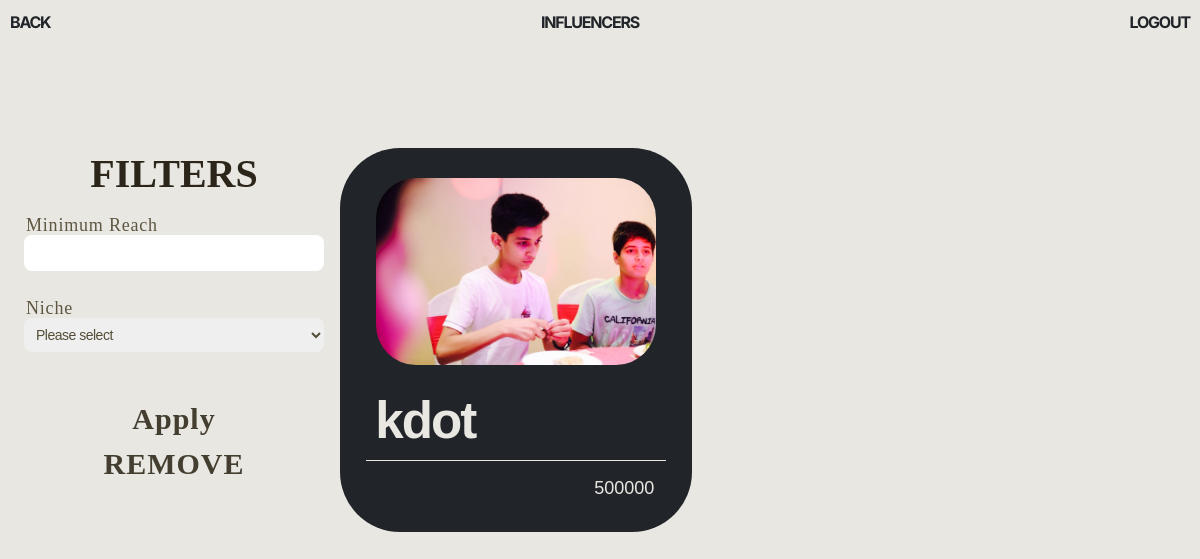
The page /sponsor/campaign/1/browse_influencers (signed in) on the database as committed earlier.
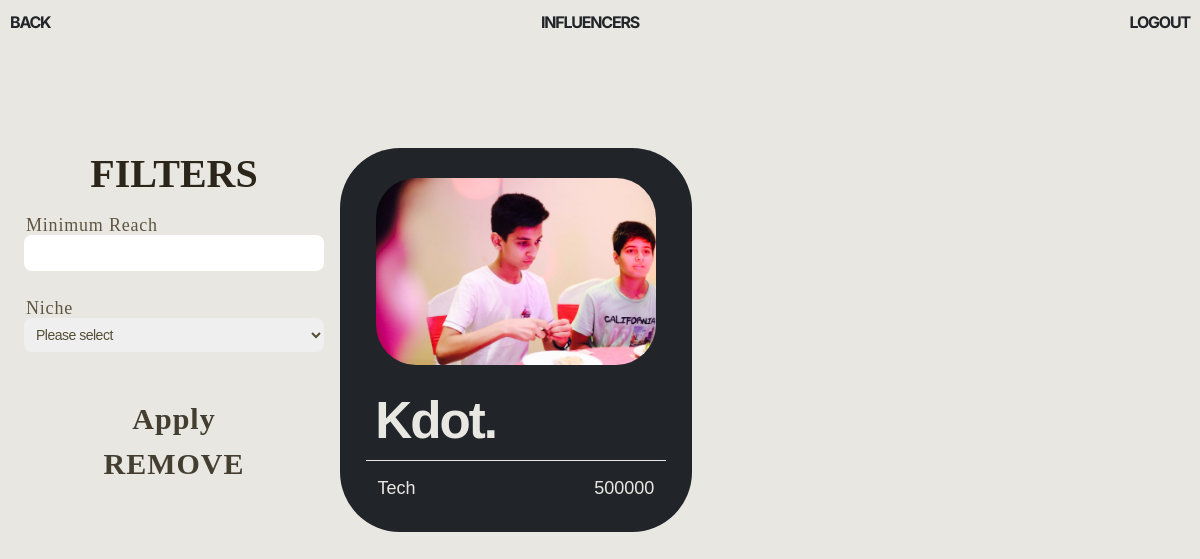
The same page on the database as committed later.
### website/models.py (models this page shows)
class Influencer(db.Model, UserMixin):
    __tablename__ = 'influencer'
    id = db.Column(db.Integer, primary_key=True)
    name = db.Column(db.String(150), nullable=False)
    email = db.Column(db.String(150), nullable=False)
    profile_picture = db.Column(db.String(100), nullable=False)
    niche = db.Column(db.String(100), nullable=False)
    reach = db.Column(db.Integer, nullable=False)
    user_id = Column(Integer, ForeignKey('user.id'), nullable=False)
    platform= db.Column(db.String(100), nullable=False)

### website/sponsor.py (the view)
@sponsor.route('/campaign/<int:campaign_id>/browse_influencers')
@login_required
@role_required('Sponsor')
def browse_influencers(campaign_id):
    campaign = Campaign.query.get_or_404(campaign_id)
    reach = request.args.get('reach')
    niche = request.args.get('niche')
    query = Influencer.query
    if reach:
        query = query.filter(Influencer.reach >= int(reach))
    if niche:
        query = query.filter(Influencer.niche == niche)
    filtered_influencers = query.all()
    return render_template('Sponsor/browse_influencers.html', influencers=filtered_influencers,campaign=campaign)

### website/__init__.py (called while the page is built)
def create_app():
    app = Flask(__name__)
    app.config['SECRET_KEY'] = 'idkra&w'
    app.config['UPLOAD_FOLDER'] = 'website/static/uploads'
    app.config['SQLALCHEMY_DATABASE_URI'] = f'sqlite:///{DB_NAME}'
    db.init_app(app)
    from .views import views
    from .sponsor import sponsor
    from .admin import admin
    from .influencer import influencer
    app.register_blueprint(views, url_prefix='/')
    app.register_blueprint(admin, url_prefix='/admin')
    app.register_blueprint(sponsor, url_prefix='/sponsor')
    app.register_blueprint(influencer, url_prefix='/influencer')
    from .models import User
    with app.app_context():
        db.create_all()
    login_manager = LoginManager()
    login_manager.login_view = 'views.login'
    login_manager.init_app(app)
    @login_manager.user_loader
    def load_user(id):
        return User.query.get(int(id))
    return app

### website/auth.py (called while the page is built)
def role_required(role):
    def decorator(f):
        @wraps(f)
        def decorated_function(*args, **kwargs):
            if current_user.role != role:
                abort(403)
            return f(*args, **kwargs)
        return decorated_function
    return decorator

### website/templates/Sponsor/browse_influencers.html (shortened to what this page needs)
{% extends "base.html" %}
{% block body_class %}
influencer
{% endblock %}
{% block content %}
<div class="navbar">
  <a
    class="text-center mb-8 login login-sm link"
    href="{{ url_for('sponsor.dashboard') }}"
    >BACK</a
  >
  <h1 class="text-center mb-8 login login-sm">INFLUENCERS</h1>
  <a class="text-center mb-8 login login-sm link" href="{{ url_for('views.logout') }}"
    >LOGOUT</a
  >
</div>
<div class="influencer-container">
<form
  class="influForm"
  action="{{ url_for('influencer.viewInfluencers') }}"
  method="get"
>
<h1 class="heading2">FILTERS</h1>
  <label  for="reach">Minimum Reach</label>
  <input
    type="number"
    id="reach"
    name="reach"
    class="w-10 mb-4 rounded-lg p-2 text-sm"
  />
  <br />
  <label for="niche">Niche</label>
  <select
    class="w-max mb-4 rounded-lg p-2  text-sm"
    id="niche"
    name="niche"
  >
    <option value="">Please select</option>
  </select>
  <br />
  <a href="">
    <button class=" btn btn-big" type="submit">Apply</button>
  </a>
  <a href="{{ url_for('influencer.view_all_influencers') }}">
    <button class=" btn btn-big" type="button">REMOVE</button></a>
</form>
  {% for influencer in influencers %}
  <div class="square">
    <div class="pfp-wrapper">
      <img
        src="{{ url_for('static', filename='uploads/' + influencer.profile_picture) }}"
        alt="{{ influencer.name }}'s profile picture"
        class="pfp"
      />
    </div>
    <div class="name">{{ influencer.name }}</div>
    <hr />
    <div class="attri">
      <p>{{ influencer.niche }}</p>
      <p>{{ influencer.reach }}</p>
    </div>
  </div>
  {% endfor %}
  </div
 {% endblock %}

### website/templates/base.html (shortened to what this page needs)
<!DOCTYPE html>
<html>
  <head>
    <link
      rel="stylesheet"
      href="{{ url_for('static', filename='css/main.css') }}"
    />
    <link
      rel="stylesheet"
      href="{{ url_for('static', filename='src/input.css') }}"
    />
  </head>
  <body class="{% block body_class %}guest{% endblock %}">
    {% block content %} {% endblock %} {% with messages =
    get_flashed_messages(with_categories=true) %}  {% endwith %}
    <script
      src="https://code.jquery.com/jquery-3.2.1.slim.min.js"
    ></script>
  </body>
</html>

### website/static/src/input.css (style rules this page uses)
* { margin: 0; padding: 0; }
body.influencer { background-color: #e9e7e2; margin: 0px; padding: 0px; }
.navbar { display: flex; flex-direction: row; justify-content: space-between; align-items: center; padding: 10px; }
.influencer-container { display: flex; flex-wrap: wrap; gap: 16px; padding: 24px; }
.square { margin-top: 40px; background-color: rgb(33, 37, 41); border-radius: 60px; color: #e9e7e2; height: auto; width: auto; max-width: 500px; max-width: calc(33.333% - 32px); display: flex; flex-direction: column; align-items: center; position: relative; transition: opacity 0.3s ease; transition: transform 0.3s ease; }
hr { width: 85%; border: none; border-bottom: 1px solid #e9e7e2; margin-top: 10px; margin-bottom: -6px; }
.pfp-wrapper { display: flex; justify-content: center; align-items: center; width: 90%; height: auto; padding: 18px; padding-top: 30px; transition: opacity 0.3s ease; }
.pfp { width: 100%; height: 100%; object-fit: cover; border-radius: 40px; }
.name { font-family: Arial, Helvetica, sans-serif; font-size: 3.2rem; font-weight: bold; margin-bottom: -10px; color: #e9e7e2; width: 80%; text-align: left; transition: opacity 0.3s ease; letter-spacing: -2px; }
.attri { font-family: Arial, Helvetica, sans-serif; display: flex; flex-direction: row; font-size: 18px; margin-bottom: 10px; justify-content: space-between; width: 90%; padding: 20px; transition: opacity 0.3s ease; }
.heading2 { color: #2b2619; font-family: ultra; font-weight: bold; font-size: 40px; margin-bottom: 8px; }
.login { font-family: inter; letter-spacing: -2px; font-weight: 900; font-size: 2rem; margin-bottom: 40px; color: #212529; }
.login-sm { font-size: 16px; letter-spacing: -1.2px; font-weight: 700; }
.link { text-decoration: none; position: relative; cursor: pointer; }
.link::after { content: ""; position: absolute; left: 0; bottom: 0; width: 100%; height: 1.4px; background-color: transparent; transition: background-color 0.3s ease-in; }
label { color: #212529; font-family: Arial, Helvetica, sans-serif; font-size: 18px; }
.influForm { display: flex; flex-direction: column; width: 300px; padding-top: 36px; align-items: center; }
.influForm input { width: 100%; }
.influForm label { align-self: flex-start; color: #5e5642; font-family: ultra; font-size: 18px; margin-bottom: -4px; margin-left: 2px; letter-spacing: 0.8px; }
.influForm1 input, select, option { font-family: Arial, Helvetica, sans-serif; letter-spacing: -0.5px; color: #544e37; font-size: 14px; width: 100%; margin-bottom: 20px; padding: 10px; border-radius: 12px; }
.btn { font-family: ultra; letter-spacing: 1px; color: #433e30; cursor: pointer; position: relative; align-self: flex-start; }
.btn-big { color: #433e30; font-family: ultra; font-weight: bold; font-size: 30px; }
.btn::after { content: ""; position: absolute; width: 100%; height: 2px; bottom: 0; left: 0; background-color: #433e30; visibility: hidden; transform: scaleX(0); transition: all 0.3s ease-out; }

Rows that differ between the two databases and show on the page:
changed Influencer: name "kdot" → "Kdot."; niche (not shown) → "Tech"
